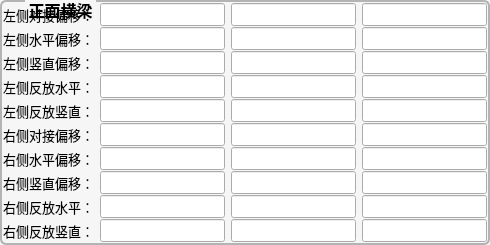
             <widget class="QGroupBox" name="groupBox_19">
              <property name="font">
               <font>
                <pointsize>12</pointsize>
                <bold>true</bold>
               </font>
              </property>
              <property name="styleSheet">
               <string notr="true">QGroupBox {
	color: rgb(0, 0, 0);
	background-color: #f6f6f6;
    border-width: 2px;
    border-radius: 6px;
   border-style:solid;
  border-color: #b4b4b4;
  margin-top: 2ex;
}
QGroupBox::title {
     subcontrol-origin: margin;
     subcontrol-position: top left;
   left:25px;
     margin-left: 0px;
     padding:0 1px;
}</string>
              </property>
              <property name="title">
               <string>正面横梁</string>
              </property>
              <property name="alignment">
               <set>Qt::AlignCenter</set>
              </property>
              <layout class="QGridLayout" name="gridLayout_19">
               <property name="leftMargin">
                <number>1</number>
               </property>
               <property name="topMargin">
                <number>1</number>
               </property>
               <property name="rightMargin">
                <number>1</number>
               </property>
               <property name="bottomMargin">
                <number>1</number>
               </property>
               <property name="horizontalSpacing">
                <number>6</number>
               </property>
               <property name="verticalSpacing">
                <number>1</number>
               </property>
               <item row="8" column="3">
                <widget class="QLineEdit" name="lineEdit_Front_Beam_Region2_Z_Shift_R_4">
                 <property name="font">
                  <font>
                   <pointsize>10</pointsize>
                   <bold>false</bold>
                  </font>
                 </property>
                </widget>
               </item>
               <item row="0" column="1">
                <widget class="QLineEdit" name="lineEdit_Front_Beam_Region1_X_Shift_R">
                 <property name="font">
                  <font>
                   <pointsize>10</pointsize>
                   <bold>false</bold>
                  </font>
                 </property>
                </widget>
               </item>
               <item row="3" column="3">
                <widget class="QLineEdit" name="lineEdit_Front_Beam_Region1_Z_Shift_R_4">
                 <property name="font">
                  <font>
                   <pointsize>10</pointsize>
                   <bold>false</bold>
                  </font>
                 </property>
                </widget>
               </item>
               <item row="8" column="1">
                <widget class="QLineEdit" name="lineEdit_Front_Beam_Region2_X_Shift_R_4">
                 <property name="font">
                  <font>
                   <pointsize>10</pointsize>
                   <bold>false</bold>
                  </font>
                 </property>
                </widget>
               </item>
               <item row="4" column="2">
                <widget class="QLineEdit" name="lineEdit_Front_Beam_Region1_Y_Shift_R_5">
                 <property name="font">
                  <font>
                   <pointsize>10</pointsize>
                   <bold>false</bold>
                  </font>
                 </property>
                </widget>
               </item>
               <item row="8" column="2">
                <widget class="QLineEdit" name="lineEdit_Front_Beam_Region2_Y_Shift_R_4">
                 <property name="font">
                  <font>
                   <pointsize>10</pointsize>
                   <bold>false</bold>
                  </font>
                 </property>
                </widget>
               </item>
               <item row="2" column="1">
                <widget class="QLineEdit" name="lineEdit_Front_Beam_Region1_X_Shift_R_3">
                 <property name="font">
                  <font>
                   <pointsize>10</pointsize>
                   <bold>false</bold>
                  </font>
                 </property>
                </widget>
               </item>
               <item row="5" column="3">
                <widget class="QLineEdit" name="lineEdit_Front_Beam_Region2_Z_Shift_R">
                 <property name="font">
                  <font>
                   <pointsize>10</pointsize>
                   <bold>false</bold>
                  </font>
                 </property>
                </widget>
               </item>
               <item row="6" column="2">
                <widget class="QLineEdit" name="lineEdit_Front_Beam_Region2_Y_Shift_R_2">
                 <property name="font">
                  <font>
                   <pointsize>10</pointsize>
                   <bold>false</bold>
                  </font>
                 </property>
                </widget>
               </item>
               <item row="1" column="0">
                <widget class="QLabel" name="label_58">
                 <property name="font">
                  <font>
                   <pointsize>10</pointsize>
                   <bold>false</bold>
                  </font>
                 </property>
                 <property name="styleSheet">
                  <string notr="true">color: rgb(0, 0, 0);</string>
                 </property>
                 <property name="text">
                  <string>左侧水平偏移：</string>
                 </property>
                </widget>
               </item>
               <item row="7" column="1">
                <widget class="QLineEdit" name="lineEdit_Front_Beam_Region2_X_Shift_R_3">
                 <property name="font">
                  <font>
                   <pointsize>10</pointsize>
                   <bold>false</bold>
                  </font>
                 </property>
                </widget>
               </item>
               <item row="1" column="1">
                <widget class="QLineEdit" name="lineEdit_Front_Beam_Region1_X_Shift_R_2">
                 <property name="font">
                  <font>
                   <pointsize>10</pointsize>
                   <bold>false</bold>
                  </font>
                 </property>
                </widget>
               </item>
               <item row="2" column="2">
                <widget class="QLineEdit" name="lineEdit_Front_Beam_Region1_Y_Shift_R_3">
                 <property name="font">
                  <font>
                   <pointsize>10</pointsize>
                   <bold>false</bold>
                  </font>
                 </property>
                </widget>
               </item>
               <item row="0" column="2">
                <widget class="QLineEdit" name="lineEdit_Front_Beam_Region1_Y_Shift_R">
                 <property name="font">
                  <font>
                   <pointsize>10</pointsize>
                   <bold>false</bold>
                  </font>
                 </property>
                </widget>
               </item>
               <item row="0" column="0">
                <widget class="QLabel" name="label_50">
                 <property name="font">
                  <font>
                   <pointsize>10</pointsize>
                   <bold>false</bold>
                  </font>
                 </property>
                 <property name="styleSheet">
                  <string notr="true">color: rgb(0, 0, 0);</string>
                 </property>
                 <property name="text">
                  <string>左侧对接偏移：</string>
                 </property>
                </widget>
               </item>
               <item row="3" column="1">
                <widget class="QLineEdit" name="lineEdit_Front_Beam_Region1_X_Shift_R_4">
                 <property name="font">
                  <font>
                   <pointsize>10</pointsize>
                   <bold>false</bold>
                  </font>
                 </property>
                </widget>
               </item>
               <item row="8" column="0">
                <widget class="QLabel" name="label_68">
                 <property name="font">
                  <font>
                   <pointsize>10</pointsize>
                   <bold>false</bold>
                  </font>
                 </property>
                 <property name="styleSheet">
                  <string notr="true">color: rgb(0, 0, 0);</string>
                 </property>
                 <property name="text">
                  <string>右侧反放水平：</string>
                 </property>
                </widget>
               </item>
               <item row="4" column="1">
                <widget class="QLineEdit" name="lineEdit_Front_Beam_Region1_X_Shift_R_5">
                 <property name="font">
                  <font>
                   <pointsize>10</pointsize>
                   <bold>false</bold>
                  </font>
                 </property>
                </widget>
               </item>
               <item row="6" column="3">
                <widget class="QLineEdit" name="lineEdit_Front_Beam_Region2_Z_Shift_R_2">
                 <property name="font">
                  <font>
                   <pointsize>10</pointsize>
                   <bold>false</bold>
                  </font>
                 </property>
                </widget>
               </item>
               <item row="3" column="2">
                <widget class="QLineEdit" name="lineEdit_Front_Beam_Region1_Y_Shift_R_4">
                 <property name="font">
                  <font>
                   <pointsize>10</pointsize>
                   <bold>false</bold>
                  </font>
                 </property>
                </widget>
               </item>
               <item row="6" column="0">
                <widget class="QLabel" name="label_60">
                 <property name="font">
                  <font>
                   <pointsize>10</pointsize>
                   <bold>false</bold>
                  </font>
                 </property>
                 <property name="styleSheet">
                  <string notr="true">color: rgb(0, 0, 0);</string>
                 </property>
                 <property name="text">
                  <string>右侧水平偏移：</string>
                 </property>
                </widget>
               </item>
               <item row="3" column="0">
                <widget class="QLabel" name="label_66">
                 <property name="font">
                  <font>
                   <pointsize>10</pointsize>
                   <bold>false</bold>
                  </font>
                 </property>
                 <property name="styleSheet">
                  <string notr="true">color: rgb(0, 0, 0);</string>
                 </property>
                 <property name="text">
                  <string>左侧反放水平：</string>
                 </property>
                </widget>
               </item>
               <item row="2" column="3">
                <widget class="QLineEdit" name="lineEdit_Front_Beam_Region1_Z_Shift_R_3">
                 <property name="font">
                  <font>
                   <pointsize>10</pointsize>
                   <bold>false</bold>
                  </font>
                 </property>
                </widget>
               </item>
               <item row="5" column="2">
                <widget class="QLineEdit" name="lineEdit_Front_Beam_Region2_Y_Shift_R">
                 <property name="font">
                  <font>
                   <pointsize>10</pointsize>
                   <bold>false</bold>
                  </font>
                 </property>
                </widget>
               </item>
               <item row="1" column="3">
                <widget class="QLineEdit" name="lineEdit_Front_Beam_Region1_Z_Shift_R_2">
                 <property name="font">
                  <font>
                   <pointsize>10</pointsize>
                   <bold>false</bold>
                  </font>
                 </property>
                </widget>
               </item>
               <item row="7" column="3">
                <widget class="QLineEdit" name="lineEdit_Front_Beam_Region2_Z_Shift_R_3">
                 <property name="font">
                  <font>
                   <pointsize>10</pointsize>
                   <bold>false</bold>
                  </font>
                 </property>
                </widget>
               </item>
               <item row="2" column="0">
                <widget class="QLabel" name="label_59">
                 <property name="font">
                  <font>
                   <pointsize>10</pointsize>
                   <bold>false</bold>
                  </font>
                 </property>
                 <property name="styleSheet">
                  <string notr="true">color: rgb(0, 0, 0);</string>
                 </property>
                 <property name="text">
                  <string>左侧竖直偏移：</string>
                 </property>
                </widget>
               </item>
               <item row="5" column="1">
                <widget class="QLineEdit" name="lineEdit_Front_Beam_Region2_X_Shift_R">
                 <property name="font">
                  <font>
                   <pointsize>10</pointsize>
                   <bold>false</bold>
                  </font>
                 </property>
                </widget>
               </item>
               <item row="4" column="3">
                <widget class="QLineEdit" name="lineEdit_Front_Beam_Region1_Z_Shift_R_5">
                 <property name="font">
                  <font>
                   <pointsize>10</pointsize>
                   <bold>false</bold>
                  </font>
                 </property>
                </widget>
               </item>
               <item row="7" column="2">
                <widget class="QLineEdit" name="lineEdit_Front_Beam_Region2_Y_Shift_R_3">
                 <property name="font">
                  <font>
                   <pointsize>10</pointsize>
                   <bold>false</bold>
                  </font>
                 </property>
                </widget>
               </item>
               <item row="1" column="2">
                <widget class="QLineEdit" name="lineEdit_Front_Beam_Region1_Y_Shift_R_2">
                 <property name="font">
                  <font>
                   <pointsize>10</pointsize>
                   <bold>false</bold>
                  </font>
                 </property>
                </widget>
               </item>
               <item row="0" column="3">
                <widget class="QLineEdit" name="lineEdit_Front_Beam_Region1_Z_Shift_R">
                 <property name="font">
                  <font>
                   <pointsize>10</pointsize>
                   <bold>false</bold>
                  </font>
                 </property>
                </widget>
               </item>
               <item row="5" column="0">
                <widget class="QLabel" name="label_47">
                 <property name="font">
                  <font>
                   <pointsize>10</pointsize>
                   <bold>false</bold>
                  </font>
                 </property>
                 <property name="styleSheet">
                  <string notr="true">color: rgb(0, 0, 0);</string>
                 </property>
                 <property name="text">
                  <string>右侧对接偏移：</string>
                 </property>
                </widget>
               </item>
               <item row="6" column="1">
                <widget class="QLineEdit" name="lineEdit_Front_Beam_Region2_X_Shift_R_2">
                 <property name="font">
                  <font>
                   <pointsize>10</pointsize>
                   <bold>false</bold>
                  </font>
                 </property>
                </widget>
               </item>
               <item row="4" column="0">
                <widget class="QLabel" name="label_67">
                 <property name="font">
                  <font>
                   <pointsize>10</pointsize>
                   <bold>false</bold>
                  </font>
                 </property>
                 <property name="styleSheet">
                  <string notr="true">color: rgb(0, 0, 0);</string>
                 </property>
                 <property name="text">
                  <string>左侧反放竖直：</string>
                 </property>
                </widget>
               </item>
               <item row="7" column="0">
                <widget class="QLabel" name="label_61">
                 <property name="font">
                  <font>
                   <pointsize>10</pointsize>
                   <bold>false</bold>
                  </font>
                 </property>
                 <property name="styleSheet">
                  <string notr="true">color: rgb(0, 0, 0);</string>
                 </property>
                 <property name="text">
                  <string>右侧竖直偏移：</string>
                 </property>
                </widget>
               </item>
               <item row="9" column="0">
                <widget class="QLabel" name="label_69">
                 <property name="font">
                  <font>
                   <pointsize>10</pointsize>
                   <bold>false</bold>
                  </font>
                 </property>
                 <property name="styleSheet">
                  <string notr="true">color: rgb(0, 0, 0);</string>
                 </property>
                 <property name="text">
                  <string>右侧反放竖直：</string>
                 </property>
                </widget>
               </item>
               <item row="9" column="1">
                <widget class="QLineEdit" name="lineEdit_Front_Beam_Region2_X_Shift_R_5">
                 <property name="font">
                  <font>
                   <pointsize>10</pointsize>
                   <bold>false</bold>
                  </font>
                 </property>
                </widget>
               </item>
               <item row="9" column="2">
                <widget class="QLineEdit" name="lineEdit_Front_Beam_Region2_Y_Shift_R_5">
                 <property name="font">
                  <font>
                   <pointsize>10</pointsize>
                   <bold>false</bold>
                  </font>
                 </property>
                </widget>
               </item>
               <item row="9" column="3">
                <widget class="QLineEdit" name="lineEdit_Front_Beam_Region2_Z_Shift_R_5">
                 <property name="font">
                  <font>
                   <pointsize>10</pointsize>
                   <bold>false</bold>
                  </font>
                 </property>
                </widget>
               </item>
              </layout>
             </widget>
